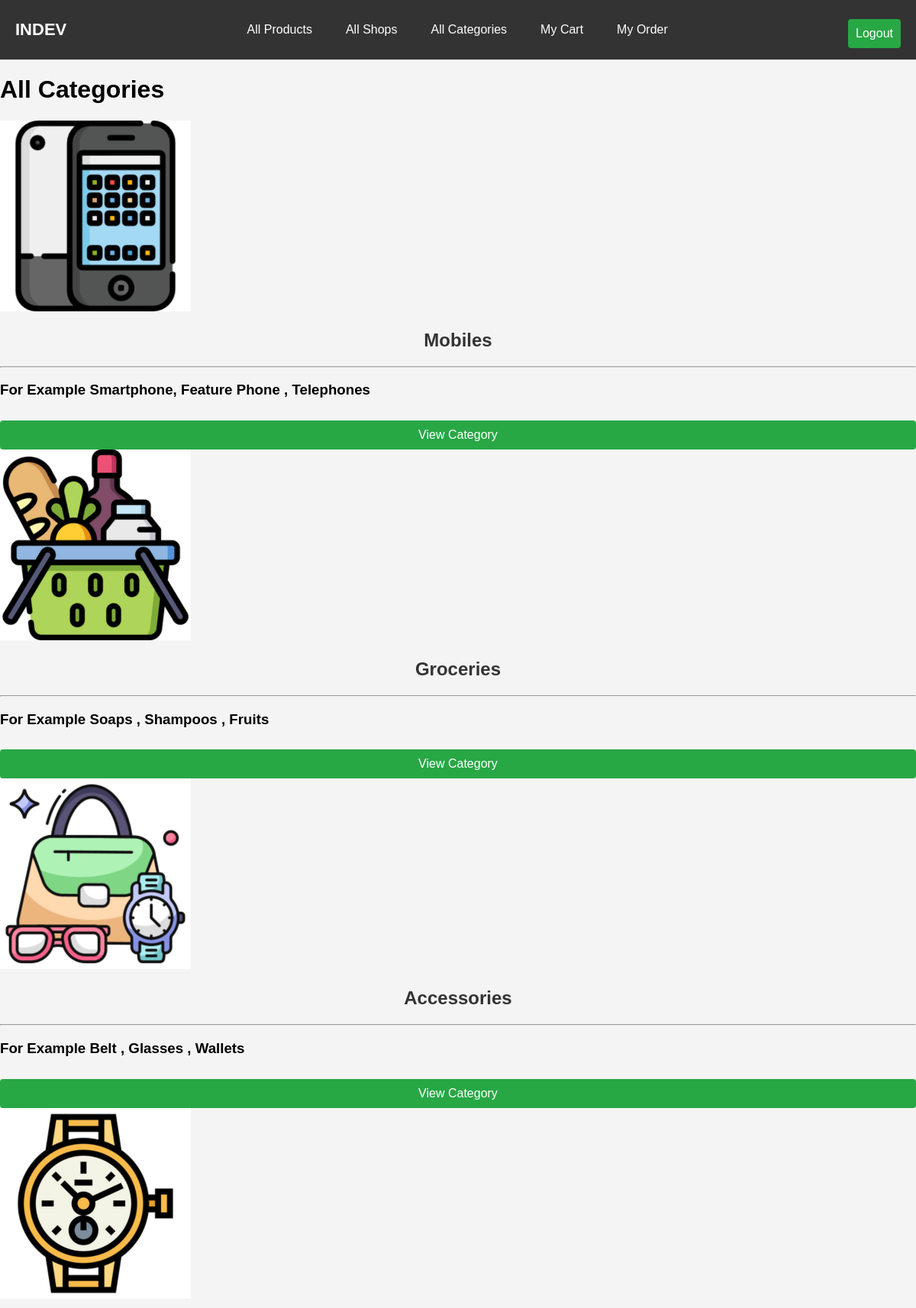
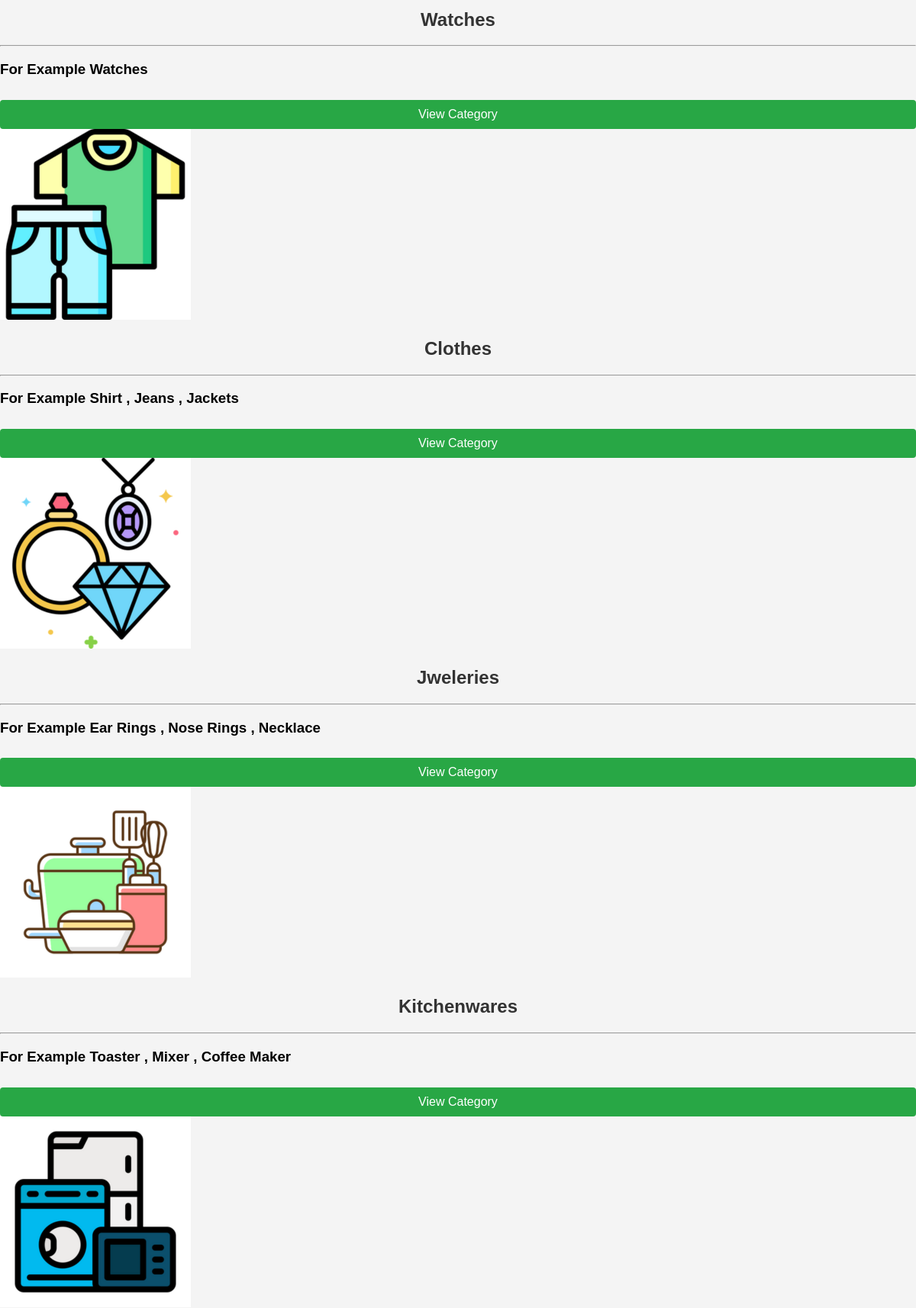
Page /categories/ (signed in, upper part) on the committed database (2 pictures, top to bottom).
### Ecommerce_Website_Application/models.py (models this page shows, shortened)
class Category(models.Model):
    category_name = models.CharField(max_length=50)
    category_description = models.CharField(max_length=100)
    category_icon = models.ImageField(upload_to='Categories/Icons/',default='')
    category_banner = models.ImageField(upload_to='Categories/Banners/',default='')

### Ecommerce_Website_Application/views.py (the view)
# urls.py: path('categories/',categories,name="categories"),
def categories(request):
    Categories_Data = Category.objects.all()
    context= {
        'Categories_Data':Categories_Data
    }
    return render(request,'categories.html',context=context)

### Ecommerce_Website_Application/templates/categories.html
{% extends "buyer_base.html" %}
{% block content %}
{%load static%}
{%load cart%}
    <h1>All Categories</h1>
    <div class="shop-card-container">
        {% for Category in Categories_Data %}
        <div class="shop-card">
            <img src="{{ Category.category_icon.url}}" alt="Image" width="250">
            <div class="text">
                <h2>{{ Category.category_name }}</h2>
                <hr>
                <h3>{{ Category.category_description }}</h3>
                <a href="/categories/{{ Category.id }}"><button>View Category</button></a>
            </div>
        </div>
        {% endfor %}
    </div>
{% endblock %}

### Ecommerce_Website_Application/static/registration_forms.css (style rules this page uses)
body { font-family: Arial, sans-serif; margin: 0; padding: 0; background-color: #f4f4f4; }
h2 { text-align: center; color: #333; }
button { width: 100%; padding: 10px; background-color: #28a745; color: white; border: none; border-radius: 4px; cursor: pointer; font-size: 16px; margin-top: 10px; }

### rows in the picture
Category: category_icon (picture), category_name "Mobiles", category_description "For Example Smartphone, Feature Phone , Telephones"
Category: category_icon (picture), category_name "Groceries", category_description "For Example Soaps , Shampoos , Fruits"
Category: category_icon (picture), category_name "Accessories", category_description "For Example Belt , Glasses , Wallets"
Category: category_icon (picture), category_name "Watches", category_description "For Example Watches"
Category: category_icon (picture), category_name "Clothes", category_description "For Example Shirt , Jeans , Jackets"
Category: category_icon (picture), category_name "Jweleries", category_description "For Example Ear Rings , Nose Rings , Necklace"
Category: category_icon (picture), category_name "Kitchenwares", category_description "For Example Toaster , Mixer , Coffee Maker"
Category: category_icon (picture)
